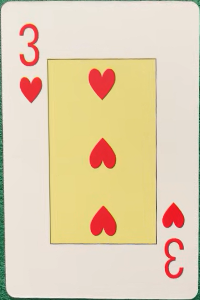
#> input picture Parcial_IA/capturas/carta_000.png, 200 x 300 px, given in place of the camera
$ python captura_plantillas.py
#> lines starting #> are read from the running program, lines starting #| are printed output that depends on the picture; after the words box and inside, x2 and y2 are one past the last pixel; in counts of white or black regions, pixels touching at a corner belong together
### Parcial_IA/segmentacion.py
import cv2
import numpy as np
from config import HSV_LOWER, HSV_UPPER

def segmentar_fondo_verde(frame, abrir_iter=1, cerrar_iter=1):
    """
    Devuelve máscara binaria donde la carta es 1 y el fondo 0.
    Más robusta frente a ruido e iluminación.
    """
    hsv = cv2.cvtColor(frame, cv2.COLOR_BGR2HSV)
    mask = cv2.inRange(hsv, HSV_LOWER, HSV_UPPER)
    mask_inv = cv2.bitwise_not(mask)

    kernel = cv2.getStructuringElement(cv2.MORPH_RECT, (5,5))
    mask_clean = cv2.morphologyEx(mask_inv, cv2.MORPH_OPEN, kernel, iterations=abrir_iter)
    mask_clean = cv2.morphologyEx(mask_clean, cv2.MORPH_CLOSE, kernel, iterations=cerrar_iter)

    return mask_clean

### Parcial_IA/utils.py
# utils.py
import cv2
import numpy as np

def ordenar_puntos(box):
    """
    Ordena 4 puntos en TL, TR, BR, BL
    box: array-like 4x2
    """
    pts = np.array(box, dtype="float32")
    s = pts.sum(axis=1)
    diff = np.diff(pts, axis=1)
    rect = np.zeros((4,2), dtype="float32")
    rect[0] = pts[np.argmin(s)]
    rect[2] = pts[np.argmax(s)]
    rect[1] = pts[np.argmin(diff)]
    rect[3] = pts[np.argmax(diff)]
    return rect

def listar_camaras(max_index=6):
    disponibles = []
    for i in range(max_index):
        cap = cv2.VideoCapture(i)
        if cap.isOpened():
            disponibles.append(i)
            cap.release()
    return disponibles

### Parcial_IA/warp.py
import cv2
import numpy as np
from utils import ordenar_puntos
from config import CARD_W, CARD_H

def warp_carta(frame, box):
    """
    Aplica perspectiva y corrige orientación:
    - si queda horizontal gira 90º
    - si esquina superior izquierda oscura (boca abajo) gira 180º
    """
    rect = ordenar_puntos(box)
    dst = np.array([[0,0],[CARD_W-1,0],[CARD_W-1,CARD_H-1],[0,CARD_H-1]], dtype="float32")
    M = cv2.getPerspectiveTransform(rect, dst)
    warp = cv2.warpPerspective(frame, M, (CARD_W, CARD_H))

    # Corregir orientación
    if warp.shape[1] > warp.shape[0]:
        warp = cv2.rotate(warp, cv2.ROTATE_90_CLOCKWISE)

    # Revisar brillo en esquina superior izquierda
    try:
        esquina = warp[5:25, 5:25]  # más pequeña para evitar símbolos grandes
        gris = cv2.cvtColor(esquina, cv2.COLOR_BGR2GRAY)
        blancos = (gris > 200).sum()
        negros  = (gris < 50).sum()
        if negros > blancos:
            warp = cv2.rotate(warp, cv2.ROTATE_180)
    except Exception:
        pass

    return warp

### Parcial_IA/captura_plantillas.py
#!/usr/bin/env python3
import cv2
import os
from config import CARD_W, CARD_H, ROI_VALOR, ROI_PALO, PLANTILLAS_VAL, PLANTILLAS_PAL, CAPTURAS_DIR, AREA_MIN
from segmentacion import segmentar_fondo_verde
from warp import warp_carta
from utils import listar_camaras

os.makedirs(PLANTILLAS_VAL, exist_ok=True)
os.makedirs(PLANTILLAS_PAL, exist_ok=True)
os.makedirs(CAPTURAS_DIR, exist_ok=True)

def binarizar_para_plantilla(roi_color):
    gray = cv2.cvtColor(roi_color, cv2.COLOR_BGR2GRAY)
    clahe = cv2.createCLAHE(clipLimit=3.0, tileGridSize=(4,4))
    gray = clahe.apply(gray)
    gray = cv2.GaussianBlur(gray, (3,3), 0)
    _, th = cv2.threshold(gray, 0, 255, cv2.THRESH_BINARY + cv2.THRESH_OTSU)
    th = cv2.bitwise_not(th)
    kernel = cv2.getStructuringElement(cv2.MORPH_RECT, (3,3))
    th = cv2.morphologyEx(th, cv2.MORPH_CLOSE, kernel, iterations=1)
    return th

def main():
    cams = listar_camaras()
    if not cams:
        print("No hay cámaras detectadas")
        return
    cam_index = cams[-1]
    cap = cv2.VideoCapture(cam_index)
    cap.set(cv2.CAP_PROP_FRAME_WIDTH, 1280)
    cap.set(cv2.CAP_PROP_FRAME_HEIGHT, 720)

    contador = 0
    print("Captura plantillas: 'c' carta completa, 'v' valor, 'p' palo, 'q' salir")

    while True:
        ret, frame = cap.read()
#> frame is the input picture: shape (300, 200, 3); mean B, G, R 176.8, 208.6, 226.6
        if not ret:
            break

        mask = segmentar_fondo_verde(frame)
#> in segmentar_fondo_verde, `hsv = cv2.cvtColor(frame, cv2.COLOR_BGR2HSV)`: hsv: shape (300, 200, 3); mean H, S, V 27.5, 59.4, 228
#> in segmentar_fondo_verde, `mask = cv2.inRange(hsv, HSV_LOWER, HSV_UPPER)`:
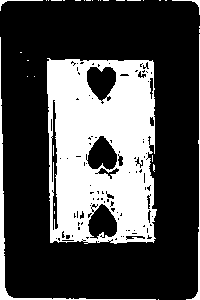
#> mask: shape (300, 200); 29.1% white; 33 white regions (28 under 20 px), largest, box (x1, y1, x2, y2) and area: (47, 58, 157, 244) 15809, (0, 37, 156, 300) 1043, (186, 34, 200, 300) 371, (0, 0, 43, 11) 68, (172, 0, 200, 15) 60
#> in segmentar_fondo_verde, `mask_clean = cv2.morphologyEx(mask_inv, cv2.MORPH_OPEN, kernel, iterat..`:
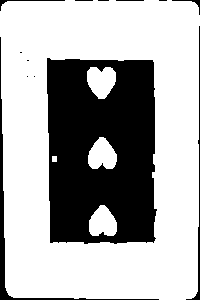
#> mask_clean: shape (300, 200); 68.5% white; 13 black regions (7 under 20 px), largest, box (x1, y1, x2, y2) and area: (47, 58, 157, 244) 17244, (0, 37, 159, 300) 1062, (186, 26, 200, 300) 382, (0, 0, 65, 11) 90, (172, 0, 200, 15) 60, (116, 0, 144, 1) 28
#> in segmentar_fondo_verde, `mask_clean = cv2.morphologyEx(mask_clean, cv2.MORPH_CLOSE, kernel, ite..`:
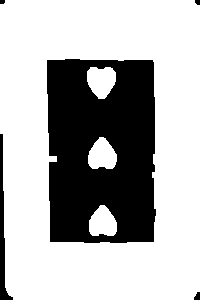
#> mask_clean: shape (300, 200); 70.1% white; 5 black regions (1 under 20 px)
        cnts, _ = cv2.findContours(mask, cv2.RETR_EXTERNAL, cv2.CHAIN_APPROX_SIMPLE)
#> cnts = 1 contour; box (x1, y1, x2, y2) and area: (0, 0, 200, 300) 58716

        if cnts:
            cnts = sorted(cnts, key=lambda c: cv2.contourArea(c), reverse=True)
            if cv2.contourArea(cnts[0]) > AREA_MIN:
                rect = cv2.minAreaRect(cnts[0])
#> rect = ((99.5, 149.5), (299, 199), -90)
                box = cv2.boxPoints(rect)
#> box = [[199, 299], [-9.15e-15, 299], [0, 0], [199, 0]]
                warp = warp_carta(frame, box)
#> in ordenar_puntos, `s = pts.sum(axis=1)`: s = [498, 299, 0, 199]
#> in ordenar_puntos, `diff = np.diff(pts, axis=1)`: diff = [100, 299, 0, -199]
#> in warp_carta, `rect = ordenar_puntos(box)`: rect = [[0, 0], [199, 0], [199, 299], [-9.15e-15, 299]]
#> in warp_carta, `M = cv2.getPerspectiveTransform(rect, dst)`: M = [[1, 3.06e-17, 0], [0, 1, 0], [0, 1.54e-19, 1]]
#> in warp_carta, `esquina = warp[5:25, 5:25]`:
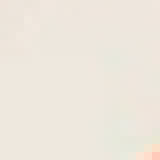
#> esquina: shape (20, 20, 3) (shown 8 times larger); mean B, G, R 220.9, 231, 237.5
#> in warp_carta, `blancos = (gris > 200).sum()`: blancos = 400
#> in warp_carta, `negros  = (gris < 50).sum()`: negros = 0

                xv, yv, wv, hv = ROI_VALOR
                xp, yp, wp, hp = ROI_PALO

                roi_val = warp[yv:yv+hv, xv:xv+wv]
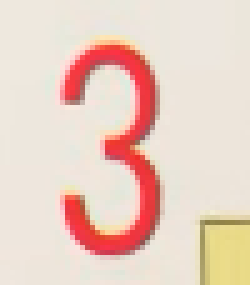
#> roi_val: shape (57, 50, 3) (shown 5 times larger); mean B, G, R 196.3, 208.8, 234.8
                roi_pal = warp[yp:yp+hp, xp:xp+wp]
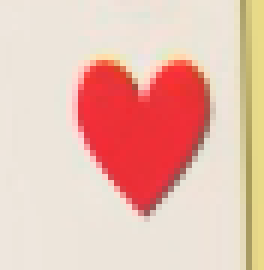
#> roi_pal: shape (45, 44, 3) (shown 6 times larger); mean B, G, R 177, 190.4, 233.4

                cv2.imshow("Warp", warp)
                cv2.imshow("ROI Valor", roi_val)
                cv2.imshow("ROI Palo", roi_pal)

        cv2.imshow("Video", frame)

        key = cv2.waitKey(1) & 0xFF
#> (key q is pressed here)
        if key == ord('q'):
            break
        elif key == ord('c') and 'warp' in locals():
            ruta = os.path.join(CAPTURAS_DIR, f"carta_{contador:03d}.png")
            cv2.imwrite(ruta, warp)
            print("Guardada carta:", ruta)
            contador += 1
        elif key == ord('v') and 'roi_val' in locals():
            etiqueta = input("Nombre valor: ").strip()
            if etiqueta:
                binv = binarizar_para_plantilla(roi_val)
                cv2.imwrite(os.path.join(PLANTILLAS_VAL, f"{etiqueta}.png"), binv)
                print("Guardada plantilla valor:", etiqueta)
        elif key == ord('p') and 'roi_pal' in locals():
            etiqueta = input("Nombre palo: ").strip()
            if etiqueta:
                binp = binarizar_para_plantilla(roi_pal)
                cv2.imwrite(os.path.join(PLANTILLAS_PAL, f"{etiqueta}.png"), binp)
                print("Guardada plantilla palo:", etiqueta)

    cap.release()
    cv2.destroyAllWindows()

if __name__ == "__main__":
    main()
